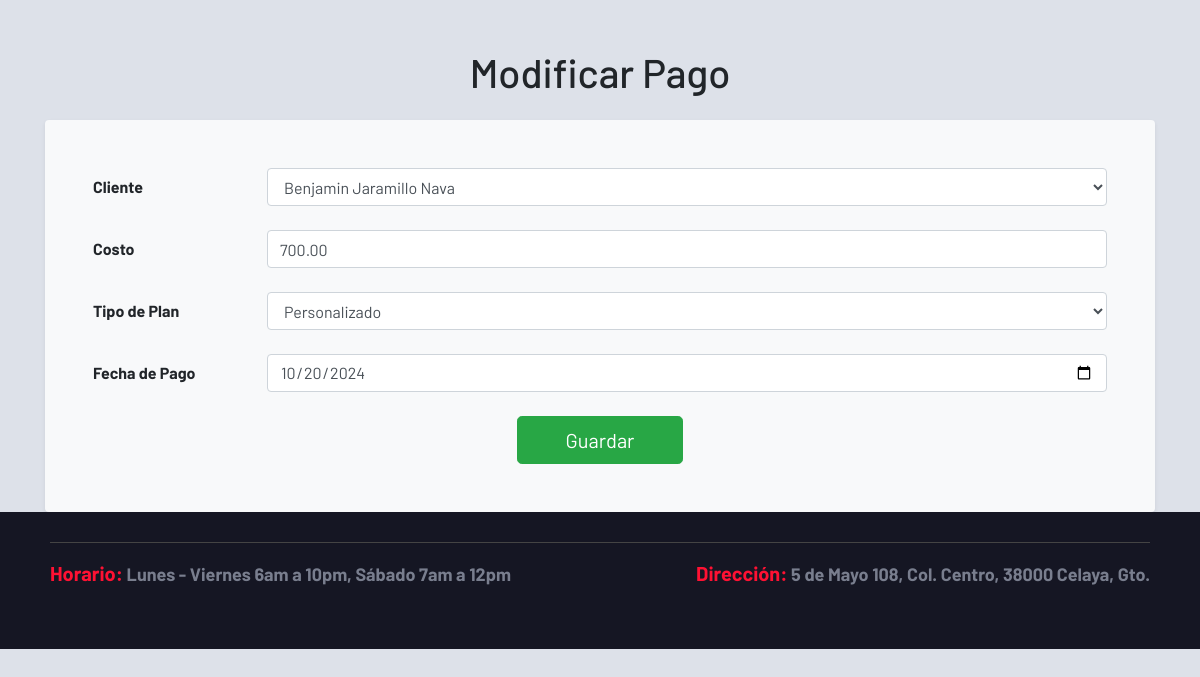
Screenshot of /admin/pagos.php?accion=actualizar&id=7 (signed in) with the database file from the repository.
### tables this page shows
CREATE TABLE `pagos` (
  `id_pago` int(11) NOT NULL,
  `id_cliente` int(11) DEFAULT NULL,
  `costo` decimal(10,2) DEFAULT NULL,
  `tipo_plan` enum('estándar','personalizado') DEFAULT NULL,
  `fecha_pago` date NOT NULL
);

### sistema.class.php (called while the page is built, shortened)
<?php
class Sistema
{
    function conexion()
    {
        try {
            $this->con = new PDO(SGBD . ':host=' . DBHOST . ';dbname=' . DBNAME . ';port=' . DBPORT, DBUSER, DBPASS);
        } catch (PDOException $e) {
            die("Error de conexión: " . $e->getMessage());
        }
    }
}
?>

### admin/pagos.class.php (called while the page is built, shortened)
<?php
require_once('../sistema.class.php');
class Pagos extends Sistema
{
    function getClientes()
    {
        $query = "SELECT id_cliente, CONCAT(nombre, ' ', apellido) AS nombre_completo FROM clientes;";
        $sql = $this->con->prepare($query);
        $sql->execute();
        $result = $sql->fetchAll(PDO::FETCH_ASSOC);
        return $result;
    }
    function readOne($id)
    {
        $query = "SELECT * FROM pagos WHERE id_pago = :id_pago;";
        $sql = $this->con->prepare($query);
        $sql->bindParam(':id_pago', $id, PDO::PARAM_INT);
        $sql->execute();
        return $sql->fetch(PDO::FETCH_ASSOC);
    }
}

### admin/views/pagos/crear.php (the view, shortened to what this page needs)
<?php require('views/header.php'); ?>
<div class="container mt-5">
    <h1 class="text-center mb-4">
        <?php if ($accion == "crear"): echo ("Nuevo ");
        else: echo ("Modificar ");
        endif; ?> Pago
    </h1>
    <form action="pagos.php?accion=<?php if ($accion == "crear"): echo ('nuevo');
                                    else: echo ('modificar&id=' . $id);
                                    endif; ?>" method="post" class="bg-light p-5 rounded shadow-sm">
        <div class="form-group row mb-4">
            <label for="id_cliente" class="col-sm-2 col-form-label font-weight-bold">Cliente</label>
            <div class="col-sm-10">
                <select name="data[id_cliente]" id="id_cliente" class="form-control" required>
                    <?php foreach ($clientes as $cliente): ?>
                        <option value="<?php echo $cliente['id_cliente']; ?>"
                            <?php if (isset($pago['id_cliente']) && $pago['id_cliente'] == $cliente['id_cliente']): echo 'selected';
                            endif; ?>>
                            <?php echo $cliente['nombre_completo']; ?>
                        </option>
                    <?php endforeach; ?>
                </select>
            </div>
        </div>
        <div class="form-group row mb-4">
            <label for="costo" class="col-sm-2 col-form-label font-weight-bold">Costo</label>
            <div class="col-sm-10">
                <input type="number" name="data[costo]" id="costo" class="form-control"
                    value="<?php if (isset($pago['costo'])): echo $pago['costo'];
                            endif; ?>" required />
            </div>
        </div>
        <div class="form-group row mb-4">
            <label for="tipo_plan" class="col-sm-2 col-form-label font-weight-bold">Tipo de Plan</label>
            <div class="col-sm-10">
                <select name="data[tipo_plan]" id="tipo_plan" class="form-control" required>
                    <option value="personalizado" <?php if (isset($pago['tipo_plan']) && $pago['tipo_plan'] == 'personalizado'): echo 'selected';
                                                    endif; ?>>Personalizado</option>
                </select>
            </div>
        </div>
        <div class="form-group row mb-4">
            <label for="fecha_pago" class="col-sm-2 col-form-label font-weight-bold">Fecha de Pago</label>
            <div class="col-sm-10">
                <input type="date" name="data[fecha_pago]" id="fecha_pago" class="form-control"
                    value="<?php if (isset($pago['fecha_pago'])): echo $pago['fecha_pago'];
                            else: echo date('Y-m-d');
                            endif; ?>"
                    min="<?php echo date('Y-m-d'); ?>" required />
            </div>
        </div>
        <div class="text-center">
            <input type="submit" name="data[enviar]" value="Guardar" class="btn btn-success btn-lg px-5" />
        </div>
    </form>
</div>
<?php require('views/footer.php'); ?>

### css/estilo.css (style rules this page uses)
* { margin: 0; padding: 0; box-sizing: border-box; font-family: 'Barlow'; }
html { scroll-behavior: smooth; }
body { background-color: #dde1e9; }

### rows the page displays
pagos: id_cliente "Benjamin Jaramillo Nava", costo "700.00", tipo_plan "Personalizado", fecha_pago "10/20/2024"
